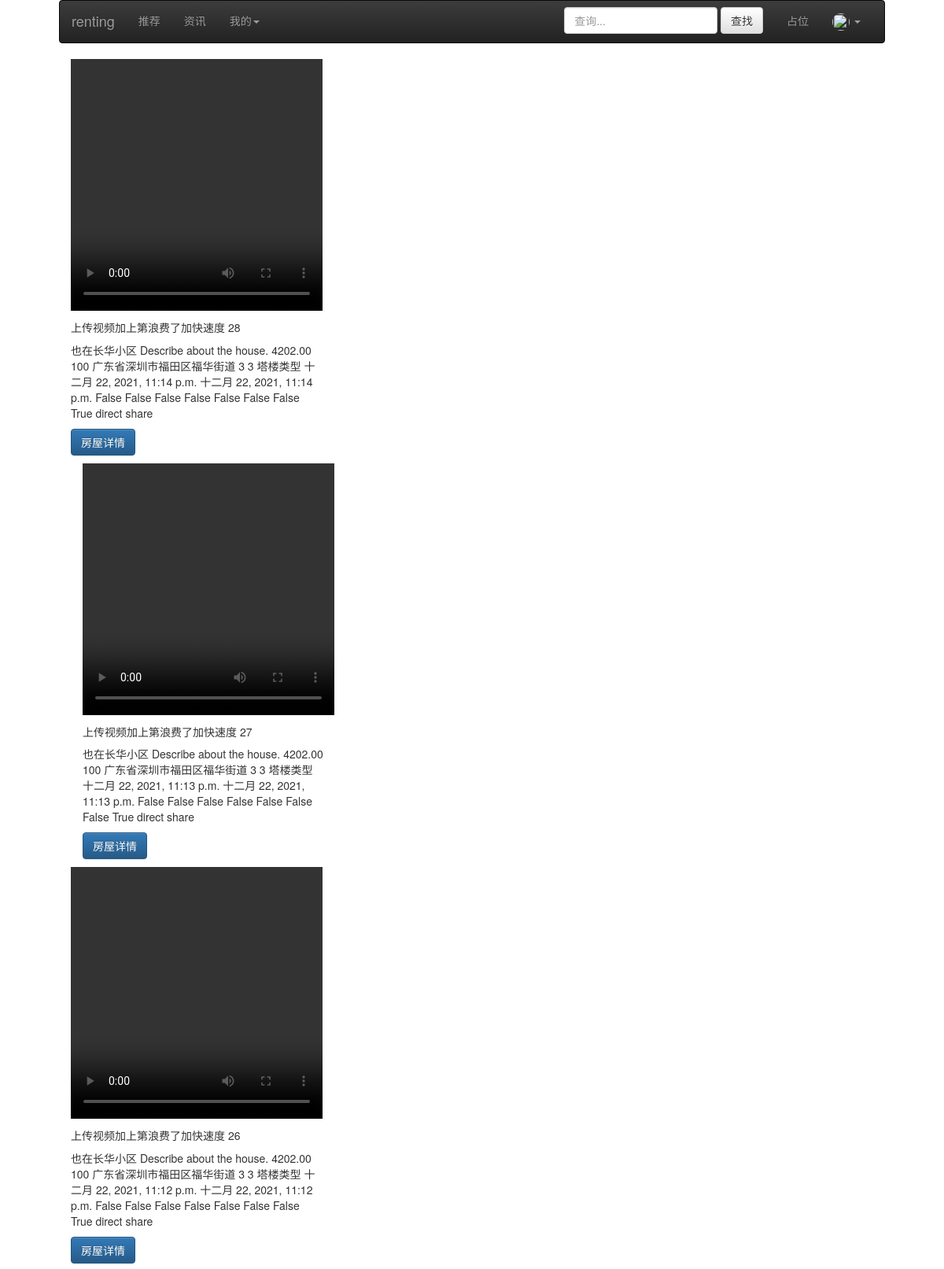
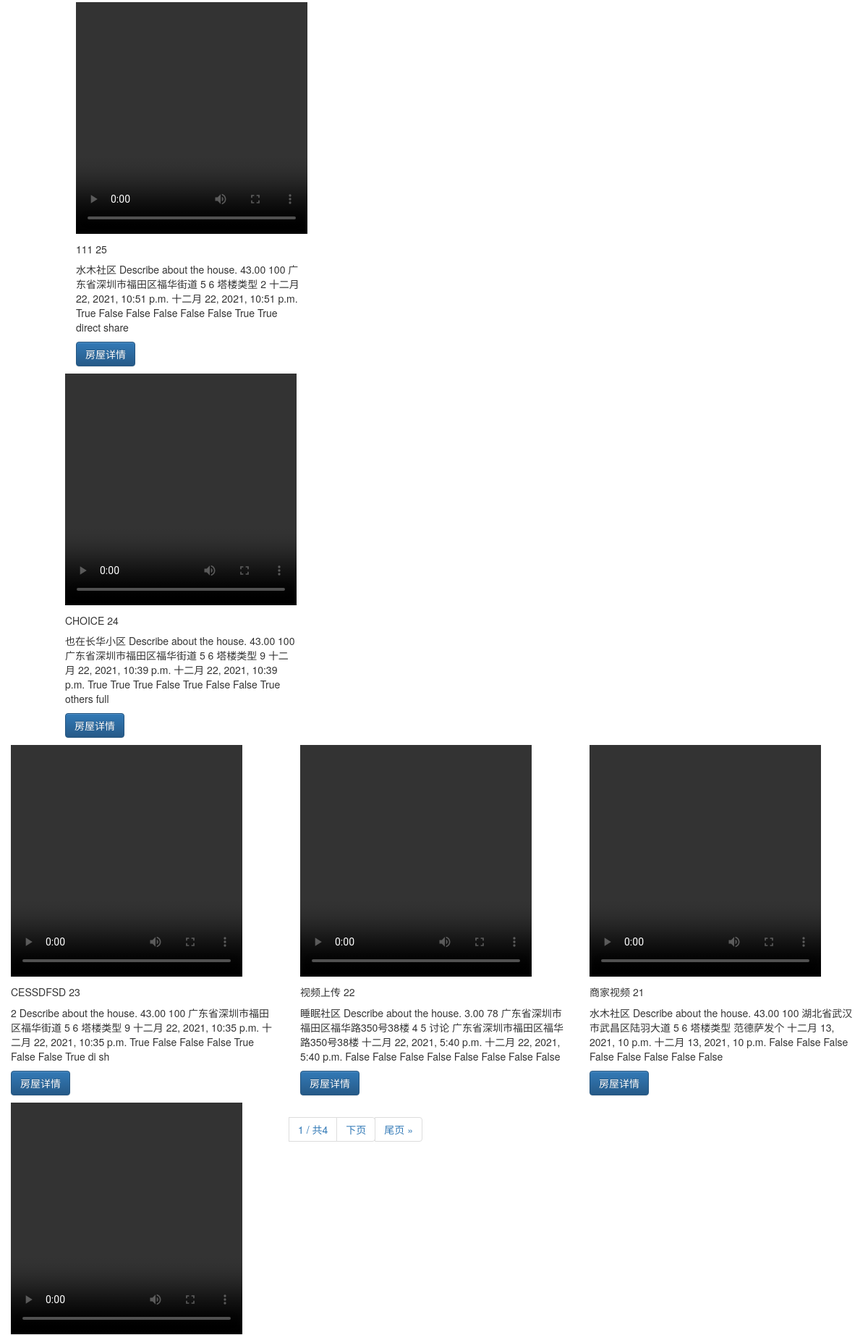
/introducer/index (upper part), run on the app's committed database (2 pictures, top to bottom).
### introducer/models.py (models this page shows, shortened)
class House(models.Model):
    housename = models.CharField('house name', max_length=50, default='House name.')
    community = models.CharField('community', max_length=200, default='The community where the house is located.')
    describe = models.CharField('describe', max_length=500, default='Describe about the house.')
    price = models.DecimalField('price', max_digits=15, decimal_places=2)
    housearea = models.CharField('housearea', max_length=50, default='The size of the house.')
    address = models.CharField('address', max_length=50, default='Where is the house.')
    floor = models.CharField('floor', max_length=50, default='How many floors is the house on.')
    building_age = models.CharField('building_age', max_length=5, default='The age of the house.')
    house_type = models.CharField('house_type', max_length=5, default='The type of house.')
    surrounding_facilities = models.CharField('surrounding_facilities', max_length=500, default='Facilities around the house.')
    is_delete = models.BooleanField('if deleted', default=False)
    shelf_status = models.BooleanField('shelf_status', default=True)
    create_time = models.DateTimeField('created time', auto_now_add=True)
    update_time = models.DateTimeField('updated time', auto_now=True)
    housevideo = models.ImageField(upload_to='media/introducer/housevideos/', default='media/introducer/housevideos/')
    foreigtousersubscriber = models.ForeignKey(User, on_delete=models.CASCADE, default=1)
    '''
    租住类型：合租、整租
    入住时间
    '''
    subway = models.BooleanField('subway', default=False)
    washer = models.BooleanField('washer', default=False)
    heater = models.BooleanField('heater', default=False)
    refrigerator = models.BooleanField('refrigerator', default=False)
    air_conditioner = models.BooleanField('air_conditioner', default=False)
    lift = models.BooleanField('lift', default=False)
    kitchen_room = models.BooleanField('kitchen_room', default=False)
    deposit = models.BooleanField('deposit', default=False)
    house_origin_type = models.CharField('rent type', max_length=20, default='', choices=[
                                                            ('di', 'direct'),
                                                            ('tr', 'transfer'),
                                                            ('me', 'mediator'),
                                                            ('ot', 'others'),
                                                        ])
    rent_type = models.CharField('rent type', max_length=20, default='', choices=[
                                                            ('sh', 'share'),
                                                            ('fu', 'full'),
                                                        ])

### introducer/views.py (the view)
# urls.py: path('index', views.index, name='index'),
def index(request):
    if request.method == 'GET':
        datasPerPage = 9
        housees_list = House.objects.filter(
                                        Q(is_delete__startswith='0') & Q(shelf_status='1')
                                    ).order_by('-create_time')
        paginator = Paginator(list(housees_list), datasPerPage)
        page_number = request.GET.get('page')
        page_obj = paginator.get_page(page_number)
        return render(request, 'introducer/introducerIndex.html', {'page_obj': page_obj})
    elif request.method == 'POST':
        return render(request, 'introducer/introducerIndex.html', locals())

### introducer/templates/introducer/introducerIndex.html (shortened to what this page needs)
{% extends 'introducer/IndexTemplate.html' %} }}
{% block main %}
    <div class="container-fluid">
        <div class="row">
            <div class="col-md-12">
                <div class="row">
                    {% for contact in page_obj %}
                        <div class="col-md-4">
                            <div class="card">
                                <video  class="card-img-top" width="320" height="320" controls >
                                      <source src="movie.ogg" type="video/ogg">
                                      <source src="{{ contact.housevideo.url }}"  type="video/mp4">
                                      <source src="movie.webm" type="video/webm">
                                    </video>
                                <h5 class="card-title">
                                    {{ contact.housename|upper }} {{ contact.id }}
                                </h5>
                                <p class="card-text">
                                    {{ contact.community }} {{ contact.describe }} {{ contact.price }}
                                    {{ contact.housearea }} {{ contact.address }} {{ contact.floor }}
                                    {{ contact.building_age }} {{ contact.house_type }} {{ contact.surrounding_facilities }}
                                    {{ contact.create_time }} {{ contact.update_time }} {{ contact.subway }}
                                    {{ contact.washer }} {{ contact.heater }} {{ contact.refrigerator }}
                                    {{ contact.air_conditioner }} {{ contact.lift }} {{ contact.kitchen_room }}
                                    {{ contact.deposit }} {{ contact.house_origin_type }} {{ contact.rent_type }}
                                </p>
                                <p>
                                    <a class="btn btn-primary" href="{% url 'houseinfomation'  contact.id  %} ">房屋详情</a>
                                </p>
                                </div>
                            </div>
                        </div>
                    {% endfor %}
    <nav>
        <ul class="pagination">
            <li class="page-item">
                <span class="current">
                    {{ page_obj.number }} / 共{{ page_obj.paginator.num_pages }}
                </span>
            </li>
            <li class="page-item">
                {% if page_obj.has_next %}
                    <a href="?page={{ page_obj.next_page_number }}"> 下页 </a>
                    <a href="?page={{ page_obj.paginator.num_pages }}">尾页 &raquo;</a>
                {% endif %}
            </li>
        </ul>
    </nav>
{% endblock %}

### introducer/templates/introducer/IndexTemplate.html (style rules this page uses)
* { padding: 0; margin: 0; }

### data on the page
House: housename "上传视频加上第浪费了加快速度", id "28", community "也在长华小区", describe "Describe about the house.", price "4202.00", housearea "100", address "广东省深圳市福田区福华街道", floor "3", building_age "3", house_type "塔楼类型", create_time "十二月 22, 2021, 11:14 p.m.", update_time "十二月 22, 2021, 11:14 p.m.", subway "False", washer "False", heater "False", refrigerator "False", air_conditioner "False", lift "False", kitchen_room "False", deposit "True", house_origin_type "direct", rent_type "share"
House: housename "上传视频加上第浪费了加快速度", id "27", community "也在长华小区", describe "Describe about the house.", price "4202.00", housearea "100", address "广东省深圳市福田区福华街道", floor "3", building_age "3", house_type "塔楼类型", create_time "十二月 22, 2021, 11:13 p.m.", update_time "十二月 22, 2021, 11:13 p.m.", subway "False", washer "False", heater "False", refrigerator "False", air_conditioner "False", lift "False", kitchen_room "False", deposit "True", house_origin_type "direct", rent_type "share"
House: housename "上传视频加上第浪费了加快速度", id "26", community "也在长华小区", describe "Describe about the house.", price "4202.00", housearea "100", address "广东省深圳市福田区福华街道", floor "3", building_age "3", house_type "塔楼类型", create_time "十二月 22, 2021, 11:12 p.m.", update_time "十二月 22, 2021, 11:12 p.m.", subway "False", washer "False", heater "False", refrigerator "False", air_conditioner "False", lift "False", kitchen_room "False", deposit "True", house_origin_type "direct", rent_type "share"
House: housename "111", id "25", community "水木社区", describe "Describe about the house.", price "43.00", housearea "100", address "广东省深圳市福田区福华街道", floor "5", building_age "6", house_type "塔楼类型", surrounding_facilities "2", create_time "十二月 22, 2021, 10:51 p.m.", update_time "十二月 22, 2021, 10:51 p.m.", subway "True", washer "False", heater "False", refrigerator "False", air_conditioner "False", lift "False", kitchen_room "True", deposit "True", house_origin_type "direct", rent_type "share"
House: housename "CHOICE", id "24", community "也在长华小区", describe "Describe about the house.", price "43.00", housearea "100", address "广东省深圳市福田区福华街道", floor "5", building_age "6", house_type "塔楼类型", surrounding_facilities "9", create_time "十二月 22, 2021, 10:39 p.m.", update_time "十二月 22, 2021, 10:39 p.m.", subway "True", washer "True", heater "True", refrigerator "False", air_conditioner "True", lift "False", kitchen_room "False", deposit "True", house_origin_type "others", rent_type "full"
House: housename "CESSDFSD", id "23", community "2", describe "Describe about the house.", price "43.00", housearea "100", address "广东省深圳市福田区福华街道", floor "5", building_age "6", house_type "塔楼类型", surrounding_facilities "9", create_time "十二月 22, 2021, 10:35 p.m.", update_time "十二月 22, 2021, 10:35 p.m.", subway "True", washer "False", heater "False", refrigerator "False", air_conditioner "True", lift "False", kitchen_room "False", deposit "True", house_origin_type "di", rent_type "sh"
House: housename "视频上传", id "22", community "睡眠社区", describe "Describe about the house.", price "3.00", housearea "78", address "广东省深圳市福田区福华路350号38楼", floor "4", building_age "5", house_type "讨论", surrounding_facilities "广东省深圳市福田区福华路350号38楼", create_time "十二月 22, 2021, 5:40 p.m.", update_time "十二月 22, 2021, 5:40 p.m.", subway "False", washer "False", heater "False", refrigerator "False", air_conditioner "False", lift "False", kitchen_room "False", deposit "False"
House: housename "商家视频", id "21", community "水木社区", describe "Describe about the house.", price "43.00", housearea "100", address "湖北省武汉市武昌区陆羽大道", floor "5", building_age "6", house_type "塔楼类型", surrounding_facilities "范德萨发个", create_time "十二月 13, 2021, 10 p.m.", update_time "十二月 13, 2021, 10 p.m.", subway "False", washer "False", heater "False", refrigerator "False", air_conditioner "False", lift "False", kitchen_room "False", deposit "False"

### other printed values
{{ page_obj.number }} "1"
{{ page_obj.paginator.num_pages }} "4"
